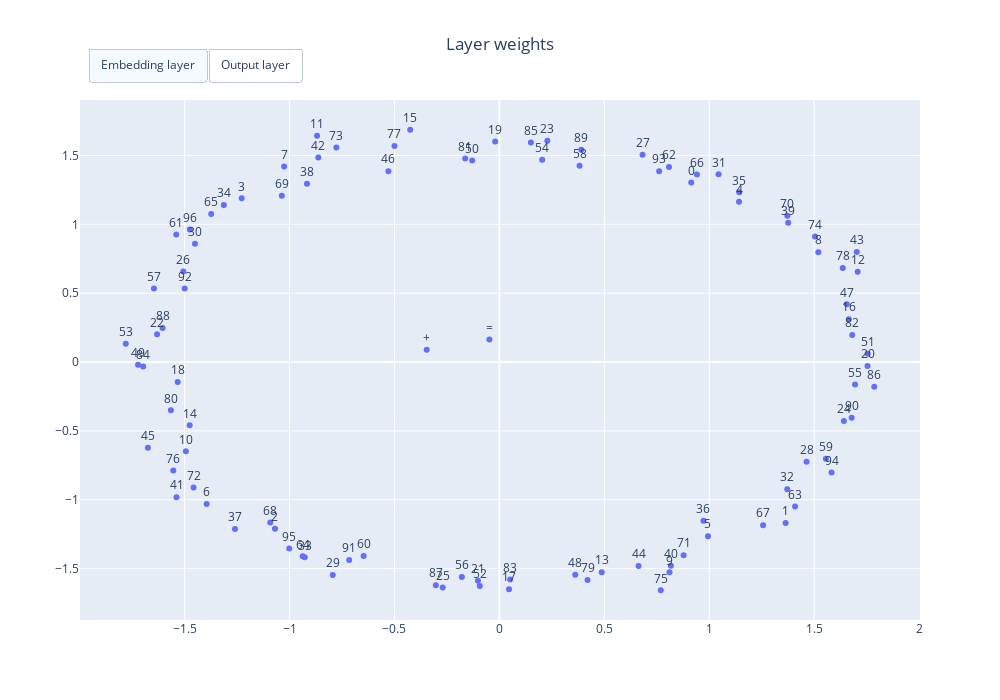

This figure's notebook cell:
### Code cell
fig = go.Figure()
fig.add_trace(
    go.Scatter(
        x=embed_weights_reduced[:, 0],
        y=embed_weights_reduced[:, 1],
        mode="markers+text",
        text=list(char2idx.keys()),
        textposition="top center",
        visible=True
    )
)
fig.add_trace(
    go.Scatter(
        x=output_weights_reduced[:, 0],
        y=output_weights_reduced[:, 1],
        mode="markers+text",
        text=features[features[:, 2] == 8][:, 0],
        textposition="top center",
        visible=False
    )
)

# Add buttons for switching layers
updatemenus = [
    dict(
        type = "buttons",
        direction = "left",
        buttons=list([
            dict(
                args=["visible", [True, False]],
                label="Embedding layer",
                method="restyle"
            ),
            dict(
                args=["visible", [False, True]],
                label="Output layer",
                method="restyle"
            )
        ]),
        showactive=True,
        x=0.01,
        xanchor="left",
        y=1.1,
        yanchor="top"
    )
]

# Update layout
fig.update_layout(
    height=700, width=1000,
    updatemenus=updatemenus,
    title_text="Layer weights",
    title_x=0.5
)

fig.show()
